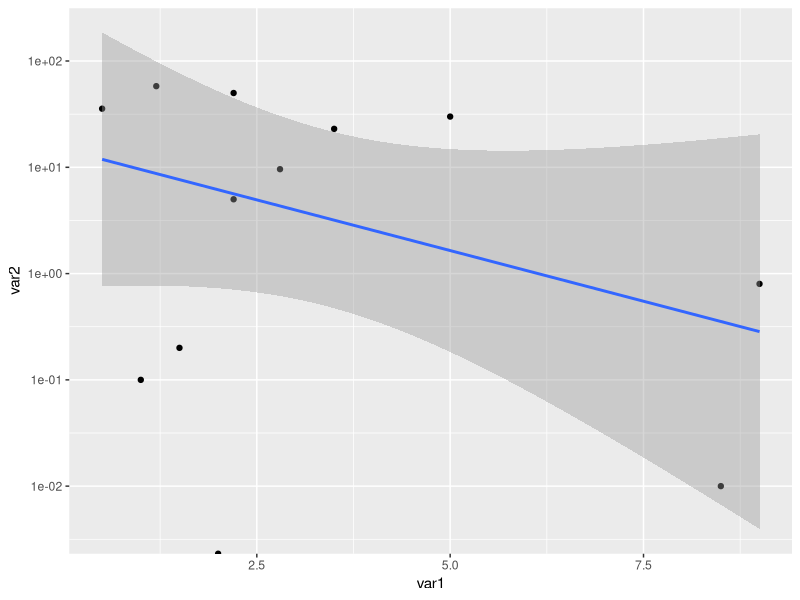
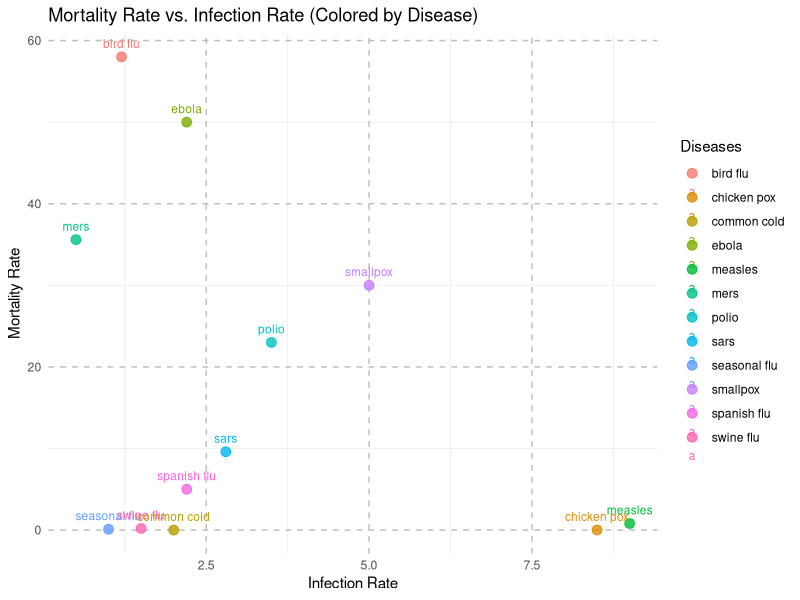
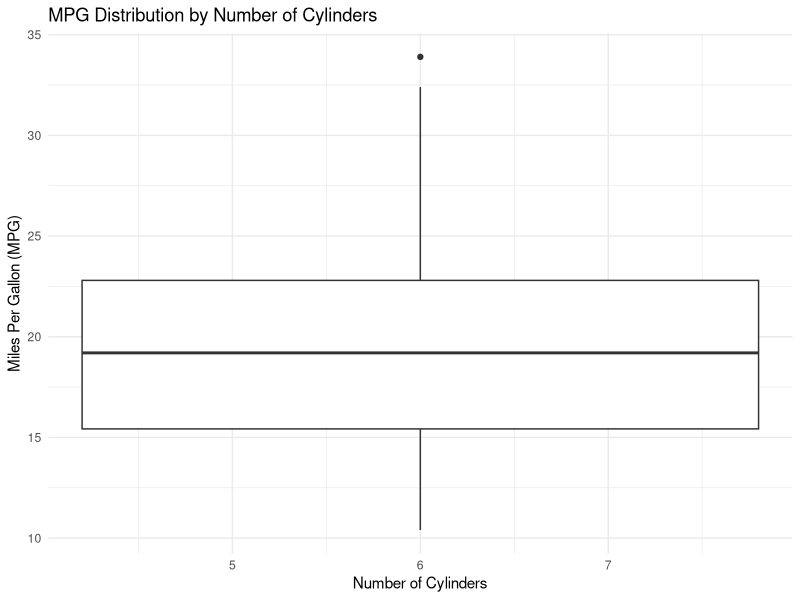

Recreate these plots in R, in order.
install.packages("tidyverse")
library(ggplot2)

#needs package tidyverse 
#https://informationisbeautiful.net/visualizations/the-microbescope-infectious-diseases-in-context/
#creates data file
vir<-data.frame(var0=c("common cold","seasonal flu", "polio" , "swine flu", "chicken pox",
                       "measles", "mers", "bird flu", "ebola", "spanish flu", "sars", "smallpox"),
                var1=c(2,1,3.5,1.5,8.5,9,0.5,1.2,2.2,2.2,2.8,5),
                var2=c(0,0.1,23,0.2,0.01,0.8,35.6,58,50,5,9.6,30))
save(vir, file="vir.Rda")
vir


#plots scatterplot and simple linear regression
ggplot(vir,mapping=aes(x=var1,y=var2))+geom_point()+scale_y_log10()+stat_smooth(method='lm',fullrange=TRUE, se = TRUE)


#calculates blue regression line
lm(formula = var2 ~ var1, data=vir)
infect=vir$var1
mort=vir$var2
####Correlation:
cov(infect,mort)



####Altenerate displays:


# Create data frame
data <- data.frame(
  var0 = c("common cold", "seasonal flu", "polio", "swine flu", "chicken pox",
           "measles", "mers", "bird flu", "ebola", "spanish flu", "sars", "smallpox"),
  var1 = c(2, 1, 3.5, 1.5, 8.5, 9, 0.5, 1.2, 2.2, 2.2, 2.8, 5),
  var2 = c(0, 0.1, 23, 0.2, 0.01, 0.8, 35.6, 58, 50, 5, 9.6, 30)
)



# Scatterplot with color
ggplot(data, aes(x = var1, y = var2, color = var0)) +
  geom_point(size = 3, alpha = 0.8) +
  ggtitle("Mortality Rate vs. Infection Rate (Colored by Disease)") +
  xlab("Infection Rate") +
  ylab("Mortality Rate") +
  scale_color_discrete(name = "Diseases") +
  theme_minimal() +
  theme(
    panel.grid.major = element_line(linetype = "dashed", color = "gray"),
    legend.position = "right"
  ) +
  geom_text(aes(label = var0), hjust = 0.5, vjust = -1, size = 3)


ggplot(data = mtcars, aes(x = cyl, y = mpg, fill = cyl)) + # Use 'fill' to color boxes by 'cyl'
  geom_boxplot() +
  labs(
    title = "MPG Distribution by Number of Cylinders",
    x = "Number of Cylinders",
    y = "Miles Per Gallon (MPG)"
  ) +
  theme_minimal() + # A clean theme
  theme(legend.position = "none") # Remove the legend if 'fill' is redundant with the x-axis
